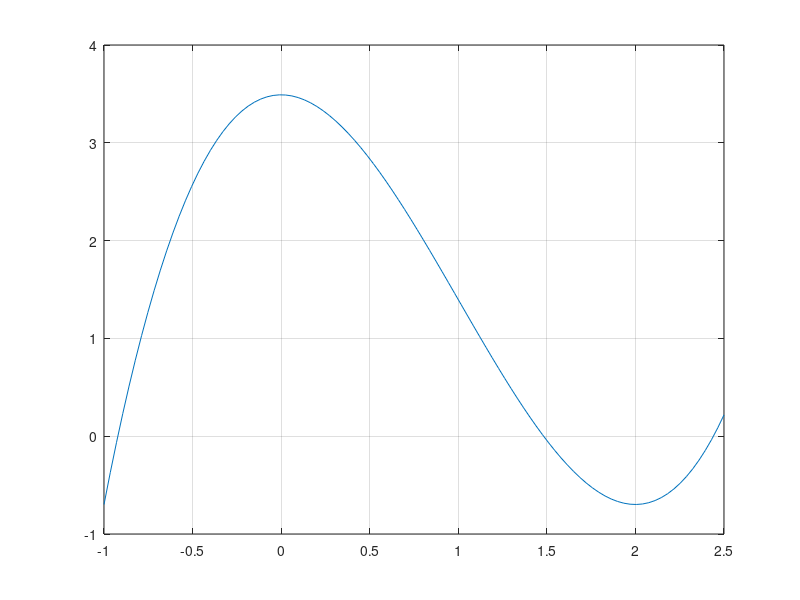

The MATLAB script that drew this image: (Note: this script raises an error after producing the figure.)
volume = 4/3 * pi * 1^3; %ball volume
volume = volume * 1000/(1000+200) ; %ball volume on the water using two density
fm = @(V,h,r) V-pi*(h^2)*(r-h/3);
h = linspace(-1,2.5);
f = volume -pi.* (h.^2) .* (1-h/3);
p= plot(h,f);grid;
datatip(p,-0.9,0);
datatip(p,1.48,0);
datatip(p,2.4,0);
fprintf('index\txl\t\t\txu\t\t\txr\t\t\tea\n');
fprintf("---root1---\n")
bisect(@(h) fm(volume,h,1),-1,-0.5,0.5);
fprintf("---root2---\n")
bisect(@(h) fm(volume,h,1),1,2,0.5);
fprintf("---root3---\n")
bisect(@(h) fm(volume,h,1),2,2.5,0.5);

function bisect(func,xl,xu,es,varargin)
if nargin < 3 , error('at least 3 input arguments'),end
test = func(xl,varargin{:}) * func(xu,varargin{:});
if test > 0, error('no sign change'),end
if nargin < 4 | isempty(es),es=0.0001;end
iter = 0;xr=xl;ea = 100;
while(1)
    xrold=xr;
    xr=(xl+xu)/2;    
    if xr~=0,ea =abs((xr-xrold)/xr) * 100;end
    test = func(xl,varargin{:})* func(xr,varargin{:});
    fprintf('%d\t\t%f\t%f\t%f\t%f\n',iter+1,xl,xu,xr,ea);
    iter = iter + 1;
    if test < 0
        xu=xr;
    elseif test > 0
        xl=xr;
    else
        ea=0;
    end
    if ea<=es  , break,end
end
fprintf('root : %f\n',xr);
end